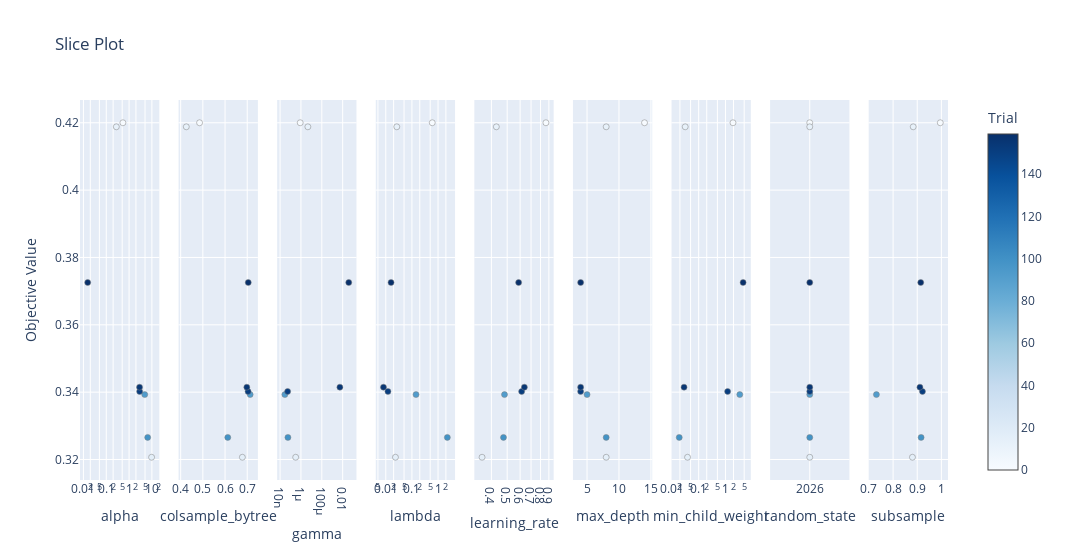

The code cell stored with this chart in its notebook:
### Code cell
import optuna.visualization as vis



# Slice plot for individual params
vis.plot_slice(study)

### Figure 1 — Plotly figure (JSON) as saved in the notebook; plotly's stock layout.template omitted (floating-point values rounded to 4 significant figures)
{"data": [{"marker": {"color": [0, 13, 15, 92, 99, 151, 155, 159], "colorbar": {"title": {"text": "Trial"}, "x": 1, "xpad": 40}, "colorscale": [[0, "rgb(247,251,255)"], [0.125, "rgb(222,235,247)"], [0.25, "rgb(198,219,239)"], [0.375, "rgb(158,202,225)"], [0.5, "rgb(107,174,214)"], [0.625, "rgb(66,146,198)"], [0.75, "rgb(33,113,181)"], [0.875, "rgb(8,81,156)"], [1, "rgb(8,48,107)"]], "line": {"color": "Grey", "width": 0.5}, "showscale": true}, "mode": "markers", "name": "Feasible Trial", "showlegend": false, "type": "scatter", "x": [0.5368, 0.2768, 9.695, 4.85, 6.523, 2.91, 2.876, 0.01542], "xaxis": "x", "y": [0.42, 0.4188, 0.3207, 0.3393, 0.3266, 0.3402, 0.3415, 0.3726], "yaxis": "y"}, {"marker": {"color": [0, 13, 15, 92, 99, 151, 155, 159], "colorbar": {"title": {"text": "Trial"}, "x": 1, "xpad": 40}, "colorscale": [[0, "rgb(247,251,255)"], [0.125, "rgb(222,235,247)"], [0.25, "rgb(198,219,239)"], [0.375, "rgb(158,202,225)"], [0.5, "rgb(107,174,214)"], [0.625, "rgb(66,146,198)"], [0.75, "rgb(33,113,181)"], [0.875, "rgb(8,81,156)"], [1, "rgb(8,48,107)"]], "line": {"color": "Grey", "width": 0.5}, "showscale": false}, "mode": "markers", "name": "Feasible Trial", "showlegend": false, "type": "scatter", "x": [0.4852, 0.4254, 0.678, 0.7132, 0.6123, 0.7037, 0.6981, 0.7046], "xaxis": "x2", "y": [0.42, 0.4188, 0.3207, 0.3393, 0.3266, 0.3402, 0.3415, 0.3726], "yaxis": "y2"}, {"marker": {"color": [0, 13, 15, 92, 99, 151, 155, 159], "colorbar": {"title": {"text": "Trial"}, "x": 1, "xpad": 40}, "colorscale": [[0, "rgb(247,251,255)"], [0.125, "rgb(222,235,247)"], [0.25, "rgb(198,219,239)"], [0.375, "rgb(158,202,225)"], [0.5, "rgb(107,174,214)"], [0.625, "rgb(66,146,198)"], [0.75, "rgb(33,113,181)"], [0.875, "rgb(8,81,156)"], [1, "rgb(8,48,107)"]], "line": {"color": "Grey", "width": 0.5}, "showscale": false}, "mode": "markers", "name": "Feasible Trial", "showlegend": false, "type": "scatter", "x": [8.499e-07, 4.613e-06, 3.138e-07, 2.898e-08, 5.65e-08, 5.308e-08, 0.005409, 0.03829], "xaxis": "x3", "y": [0.42, 0.4188, 0.3207, 0.3393, 0.3266, 0.3402, 0.3415, 0.3726], "yaxis": "y3"}, {"marker": {"color": [0, 13, 15, 92, 99, 151, 155, 159], "colorbar": {"title": {"text": "Trial"}, "x": 1, "xpad": 40}, "colorscale": [[0, "rgb(247,251,255)"], [0.125, "rgb(222,235,247)"], [0.25, "rgb(198,219,239)"], [0.375, "rgb(158,202,225)"], [0.5, "rgb(107,174,214)"], [0.625, "rgb(66,146,198)"], [0.75, "rgb(33,113,181)"], [0.875, "rgb(8,81,156)"], [1, "rgb(8,48,107)"]], "line": {"color": "Grey", "width": 0.5}, "showscale": false}, "mode": "markers", "name": "Feasible Trial", "showlegend": false, "type": "scatter", "x": [0.5999, 0.02638, 0.02342, 0.1436, 2.272, 0.0121, 0.008156, 0.01588], "xaxis": "x4", "y": [0.42, 0.4188, 0.3207, 0.3393, 0.3266, 0.3402, 0.3415, 0.3726], "yaxis": "y4"}, {"marker": {"color": [0, 13, 15, 92, 99, 151, 155, 159], "colorbar": {"title": {"text": "Trial"}, "x": 1, "xpad": 40}, "colorscale": [[0, "rgb(247,251,255)"], [0.125, "rgb(222,235,247)"], [0.25, "rgb(198,219,239)"], [0.375, "rgb(158,202,225)"], [0.5, "rgb(107,174,214)"], [0.625, "rgb(66,146,198)"], [0.75, "rgb(33,113,181)"], [0.875, "rgb(8,81,156)"], [1, "rgb(8,48,107)"]], "line": {"color": "Grey", "width": 0.5}, "showscale": false}, "mode": "markers", "name": "Feasible Trial", "showlegend": false, "type": "scatter", "x": [0.8636, 0.429, 0.3507, 0.4812, 0.4744, 0.6129, 0.6372, 0.5875], "xaxis": "x5", "y": [0.42, 0.4188, 0.3207, 0.3393, 0.3266, 0.3402, 0.3415, 0.3726], "yaxis": "y5"}, {"marker": {"color": [0, 13, 15, 92, 99, 151, 155, 159], "colorbar": {"title": {"text": "Trial"}, "x": 1, "xpad": 40}, "colorscale": [[0, "rgb(247,251,255)"], [0.125, "rgb(222,235,247)"], [0.25, "rgb(198,219,239)"], [0.375, "rgb(158,202,225)"], [0.5, "rgb(107,174,214)"], [0.625, "rgb(66,146,198)"], [0.75, "rgb(33,113,181)"], [0.875, "rgb(8,81,156)"], [1, "rgb(8,48,107)"]], "line": {"color": "Grey", "width": 0.5}, "showscale": false}, "mode": "markers", "name": "Feasible Trial", "showlegend": false, "type": "scatter", "x": [14, 8, 8, 5, 8, 4, 4, 4], "xaxis": "x6", "y": [0.42, 0.4188, 0.3207, 0.3393, 0.3266, 0.3402, 0.3415, 0.3726], "yaxis": "y6"}, {"marker": {"color": [0, 13, 15, 92, 99, 151, 155, 159], "colorbar": {"title": {"text": "Trial"}, "x": 1, "xpad": 40}, "colorscale": [[0, "rgb(247,251,255)"], [0.125, "rgb(222,235,247)"], [0.25, "rgb(198,219,239)"], [0.375, "rgb(158,202,225)"], [0.5, "rgb(107,174,214)"], [0.625, "rgb(66,146,198)"], [0.75, "rgb(33,113,181)"], [0.875, "rgb(8,81,156)"], [1, "rgb(8,48,107)"]], "line": {"color": "Grey", "width": 0.5}, "showscale": false}, "mode": "markers", "name": "Feasible Trial", "showlegend": false, "type": "scatter", "x": [1.909, 0.03146, 0.03843, 3.427, 0.01882, 1.205, 0.02842, 4.554], "xaxis": "x7", "y": [0.42, 0.4188, 0.3207, 0.3393, 0.3266, 0.3402, 0.3415, 0.3726], "yaxis": "y7"}, {"marker": {"color": [0, 13, 15, 92, 99, 151, 155, 159], "colorbar": {"title": {"text": "Trial"}, "x": 1, "xpad": 40}, "colorscale": [[0, "rgb(247,251,255)"], [0.125, "rgb(222,235,247)"], [0.25, "rgb(198,219,239)"], [0.375, "rgb(158,202,225)"], [0.5, "rgb(107,174,214)"], [0.625, "rgb(66,146,198)"], [0.75, "rgb(33,113,181)"], [0.875, "rgb(8,81,156)"], [1, "rgb(8,48,107)"]], "line": {"color": "Grey", "width": 0.5}, "showscale": false}, "mode": "markers", "name": "Feasible Trial", "showlegend": false, "type": "scatter", "x": [2026, 2026, 2026, 2026, 2026, 2026, 2026, 2026], "xaxis": "x8", "y": [0.42, 0.4188, 0.3207, 0.3393, 0.3266, 0.3402, 0.3415, 0.3726], "yaxis": "y8"}, {"marker": {"color": [0, 13, 15, 92, 99, 151, 155, 159], "colorbar": {"title": {"text": "Trial"}, "x": 1, "xpad": 40}, "colorscale": [[0, "rgb(247,251,255)"], [0.125, "rgb(222,235,247)"], [0.25, "rgb(198,219,239)"], [0.375, "rgb(158,202,225)"], [0.5, "rgb(107,174,214)"], [0.625, "rgb(66,146,198)"], [0.75, "rgb(33,113,181)"], [0.875, "rgb(8,81,156)"], [1, "rgb(8,48,107)"]], "line": {"color": "Grey", "width": 0.5}, "showscale": false}, "mode": "markers", "name": "Feasible Trial", "showlegend": false, "type": "scatter", "x": [0.9954, 0.8833, 0.8801, 0.7309, 0.916, 0.9216, 0.9111, 0.9144], "xaxis": "x9", "y": [0.42, 0.4188, 0.3207, 0.3393, 0.3266, 0.3402, 0.3415, 0.3726], "yaxis": "y9"}], "layout": {"title": {"text": "Slice Plot"}, "width": 2700, "xaxis": {"anchor": "y", "domain": [0, 0.09136], "title": {"text": "alpha"}, "type": "log"}, "xaxis2": {"anchor": "y2", "domain": [0.1136, 0.2049], "title": {"text": "colsample_bytree"}}, "xaxis3": {"anchor": "y3", "domain": [0.2272, 0.3185], "title": {"text": "gamma"}, "type": "log"}, "xaxis4": {"anchor": "y4", "domain": [0.3407, 0.4321], "title": {"text": "lambda"}, "type": "log"}, "xaxis5": {"anchor": "y5", "domain": [0.4543, 0.5457], "title": {"text": "learning_rate"}, "type": "log"}, "xaxis6": {"anchor": "y6", "domain": [0.5679, 0.6593], "title": {"text": "max_depth"}}, "xaxis7": {"anchor": "y7", "domain": [0.6815, 0.7728], "title": {"text": "min_child_weight"}, "type": "log"}, "xaxis8": {"anchor": "y8", "categoryarray": [2026], "categoryorder": "array", "domain": [0.7951, 0.8864], "title": {"text": "random_state"}, "type": "category"}, "xaxis9": {"anchor": "y9", "domain": [0.9086, 1], "title": {"text": "subsample"}}, "yaxis": {"anchor": "x", "domain": [0, 1], "title": {"text": "Objective Value"}}, "yaxis2": {"anchor": "x2", "domain": [0, 1], "matches": "y", "showticklabels": false}, "yaxis3": {"anchor": "x3", "domain": [0, 1], "matches": "y", "showticklabels": false}, "yaxis4": {"anchor": "x4", "domain": [0, 1], "matches": "y", "showticklabels": false}, "yaxis5": {"anchor": "x5", "domain": [0, 1], "matches": "y", "showticklabels": false}, "yaxis6": {"anchor": "x6", "domain": [0, 1], "matches": "y", "showticklabels": false}, "yaxis7": {"anchor": "x7", "domain": [0, 1], "matches": "y", "showticklabels": false}, "yaxis8": {"anchor": "x8", "domain": [0, 1], "matches": "y", "showticklabels": false}, "yaxis9": {"anchor": "x9", "domain": [0, 1], "matches": "y", "showticklabels": false}}}
